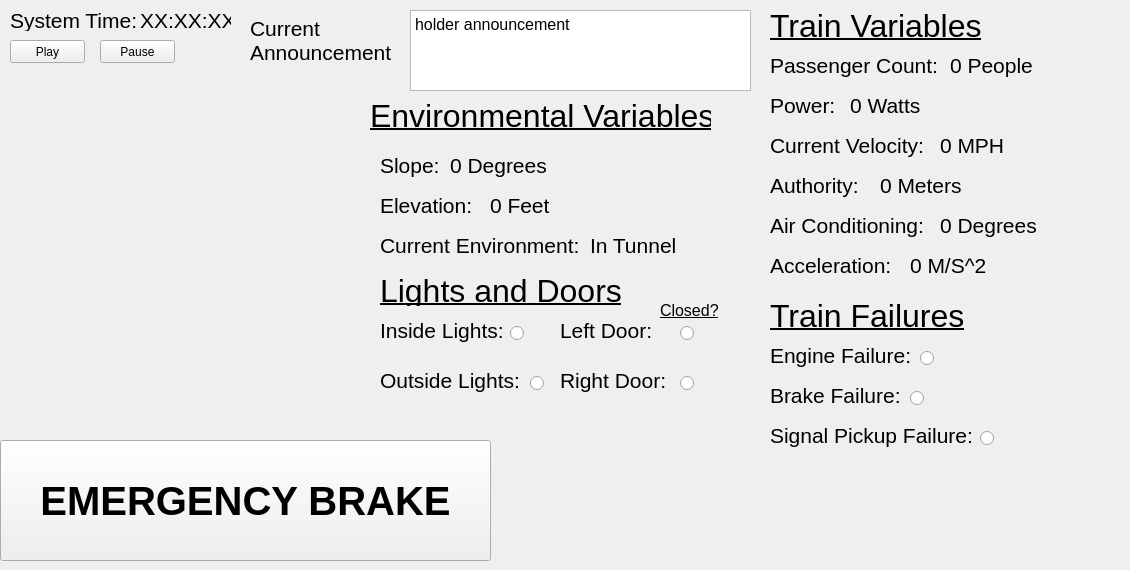
   <widget class="QWidget" name="page_tab">
    <attribute name="title">
     <string>Main Page</string>
    </attribute>
    <widget class="QLabel" name="time_label">
     <property name="geometry">
      <rect>
       <x>10</x>
       <y>10</y>
       <width>131</width>
       <height>21</height>
      </rect>
     </property>
     <property name="font">
      <font>
       <pointsize>16</pointsize>
      </font>
     </property>
     <property name="text">
      <string>System Time: </string>
     </property>
    </widget>
    <widget class="QLabel" name="curr_time">
     <property name="geometry">
      <rect>
       <x>140</x>
       <y>10</y>
       <width>91</width>
       <height>21</height>
      </rect>
     </property>
     <property name="font">
      <font>
       <pointsize>16</pointsize>
      </font>
     </property>
     <property name="text">
      <string>XX:XX:XX</string>
     </property>
    </widget>
    <widget class="QPushButton" name="play_button">
     <property name="geometry">
      <rect>
       <x>10</x>
       <y>40</y>
       <width>75</width>
       <height>23</height>
      </rect>
     </property>
     <property name="text">
      <string>Play</string>
     </property>
    </widget>
    <widget class="QPushButton" name="pause_button">
     <property name="geometry">
      <rect>
       <x>100</x>
       <y>40</y>
       <width>75</width>
       <height>23</height>
      </rect>
     </property>
     <property name="text">
      <string>Pause</string>
     </property>
    </widget>
    <widget class="QLabel" name="announcement_label">
     <property name="geometry">
      <rect>
       <x>250</x>
       <y>10</y>
       <width>141</width>
       <height>61</height>
      </rect>
     </property>
     <property name="font">
      <font>
       <pointsize>16</pointsize>
       <bold>false</bold>
      </font>
     </property>
     <property name="text">
      <string>Current 
Announcement</string>
     </property>
    </widget>
    <widget class="QTextBrowser" name="announcement">
     <property name="geometry">
      <rect>
       <x>410</x>
       <y>10</y>
       <width>341</width>
       <height>81</height>
      </rect>
     </property>
     <property name="html">
      <string>&lt;!DOCTYPE HTML PUBLIC &quot;-//W3C//DTD HTML 4.0//EN&quot; &quot;http://www.w3.org/TR/REC-html40/strict.dtd&quot;&gt;
&lt;html&gt;&lt;head&gt;&lt;meta name=&quot;qrichtext&quot; content=&quot;1&quot; /&gt;&lt;meta charset=&quot;utf-8&quot; /&gt;&lt;style type=&quot;text/css&quot;&gt;
p, li { white-space: pre-wrap; }
hr { height: 1px; border-width: 0; }
li.unchecked::marker { content: &quot;\2610&quot;; }
li.checked::marker { content: &quot;\2612&quot;; }
&lt;/style&gt;&lt;/head&gt;&lt;body style=&quot; font-family:'Segoe UI'; font-size:9pt; font-weight:400; font-style:normal;&quot;&gt;
&lt;p style=&quot; margin-top:0px; margin-bottom:0px; margin-left:0px; margin-right:0px; -qt-block-indent:0; text-indent:0px;&quot;&gt;&lt;span style=&quot; font-family:'MS Shell Dlg 2'; font-size:12pt;&quot;&gt;holder announcement&lt;/span&gt;&lt;/p&gt;&lt;/body&gt;&lt;/html&gt;</string>
     </property>
    </widget>
    <widget class="QLabel" name="authority">
     <property name="geometry">
      <rect>
       <x>880</x>
       <y>170</y>
       <width>171</width>
       <height>31</height>
      </rect>
     </property>
     <property name="font">
      <font>
       <pointsize>16</pointsize>
      </font>
     </property>
     <property name="text">
      <string>0 Meters</string>
     </property>
    </widget>
    <widget class="QLabel" name="current_velocity_label">
     <property name="geometry">
      <rect>
       <x>770</x>
       <y>130</y>
       <width>161</width>
       <height>31</height>
      </rect>
     </property>
     <property name="font">
      <font>
       <pointsize>16</pointsize>
      </font>
     </property>
     <property name="text">
      <string>Current Velocity:</string>
     </property>
    </widget>
    <widget class="QLabel" name="train_vars_title">
     <property name="geometry">
      <rect>
       <x>770</x>
       <y>10</y>
       <width>211</width>
       <height>31</height>
      </rect>
     </property>
     <property name="font">
      <font>
       <pointsize>24</pointsize>
       <underline>true</underline>
      </font>
     </property>
     <property name="text">
      <string>Train Variables</string>
     </property>
    </widget>
    <widget class="QLabel" name="passenger_count">
     <property name="geometry">
      <rect>
       <x>950</x>
       <y>50</y>
       <width>171</width>
       <height>31</height>
      </rect>
     </property>
     <property name="font">
      <font>
       <pointsize>16</pointsize>
      </font>
     </property>
     <property name="text">
      <string>0 People</string>
     </property>
    </widget>
    <widget class="QLabel" name="current_velocity">
     <property name="geometry">
      <rect>
       <x>940</x>
       <y>130</y>
       <width>171</width>
       <height>31</height>
      </rect>
     </property>
     <property name="font">
      <font>
       <pointsize>16</pointsize>
      </font>
     </property>
     <property name="text">
      <string>0 MPH</string>
     </property>
    </widget>
    <widget class="QLabel" name="power">
     <property name="geometry">
      <rect>
       <x>850</x>
       <y>90</y>
       <width>171</width>
       <height>31</height>
      </rect>
     </property>
     <property name="font">
      <font>
       <pointsize>16</pointsize>
      </font>
     </property>
     <property name="text">
      <string>0 Watts</string>
     </property>
    </widget>
    <widget class="QLabel" name="power_label">
     <property name="geometry">
      <rect>
       <x>770</x>
       <y>90</y>
       <width>71</width>
       <height>31</height>
      </rect>
     </property>
     <property name="font">
      <font>
       <pointsize>16</pointsize>
      </font>
     </property>
     <property name="text">
      <string>Power:</string>
     </property>
    </widget>
    <widget class="QLabel" name="authority_label">
     <property name="geometry">
      <rect>
       <x>770</x>
       <y>170</y>
       <width>101</width>
       <height>31</height>
      </rect>
     </property>
     <property name="font">
      <font>
       <pointsize>16</pointsize>
      </font>
     </property>
     <property name="text">
      <string>Authority:</string>
     </property>
    </widget>
    <widget class="QLabel" name="passenger_count_label">
     <property name="geometry">
      <rect>
       <x>770</x>
       <y>50</y>
       <width>171</width>
       <height>31</height>
      </rect>
     </property>
     <property name="font">
      <font>
       <pointsize>16</pointsize>
      </font>
     </property>
     <property name="text">
      <string>Passenger Count: </string>
     </property>
    </widget>
    <widget class="QLabel" name="environment">
     <property name="geometry">
      <rect>
       <x>590</x>
       <y>230</y>
       <width>171</width>
       <height>31</height>
      </rect>
     </property>
     <property name="font">
      <font>
       <pointsize>16</pointsize>
      </font>
     </property>
     <property name="text">
      <string>In Tunnel</string>
     </property>
    </widget>
    <widget class="QLabel" name="curr_environment_label">
     <property name="geometry">
      <rect>
       <x>380</x>
       <y>230</y>
       <width>201</width>
       <height>31</height>
      </rect>
     </property>
     <property name="font">
      <font>
       <pointsize>16</pointsize>
      </font>
     </property>
     <property name="text">
      <string>Current Environment:</string>
     </property>
    </widget>
    <widget class="QLabel" name="slope_label">
     <property name="geometry">
      <rect>
       <x>380</x>
       <y>150</y>
       <width>61</width>
       <height>31</height>
      </rect>
     </property>
     <property name="font">
      <font>
       <pointsize>16</pointsize>
      </font>
     </property>
     <property name="text">
      <string>Slope:</string>
     </property>
    </widget>
    <widget class="QLabel" name="enviromental_vars_title">
     <property name="geometry">
      <rect>
       <x>370</x>
       <y>100</y>
       <width>341</width>
       <height>31</height>
      </rect>
     </property>
     <property name="font">
      <font>
       <pointsize>24</pointsize>
       <underline>true</underline>
      </font>
     </property>
     <property name="text">
      <string>Environmental Variables</string>
     </property>
    </widget>
    <widget class="QLabel" name="slope">
     <property name="geometry">
      <rect>
       <x>450</x>
       <y>150</y>
       <width>171</width>
       <height>31</height>
      </rect>
     </property>
     <property name="font">
      <font>
       <pointsize>16</pointsize>
      </font>
     </property>
     <property name="text">
      <string>0 Degrees</string>
     </property>
    </widget>
    <widget class="QLabel" name="elevation">
     <property name="geometry">
      <rect>
       <x>490</x>
       <y>190</y>
       <width>171</width>
       <height>31</height>
      </rect>
     </property>
     <property name="font">
      <font>
       <pointsize>16</pointsize>
      </font>
     </property>
     <property name="text">
      <string>0 Feet</string>
     </property>
    </widget>
    <widget class="QLabel" name="elevation_label">
     <property name="geometry">
      <rect>
       <x>380</x>
       <y>190</y>
       <width>91</width>
       <height>31</height>
      </rect>
     </property>
     <property name="font">
      <font>
       <pointsize>16</pointsize>
      </font>
     </property>
     <property name="text">
      <string>Elevation:</string>
     </property>
    </widget>
    <widget class="QLabel" name="acceleration">
     <property name="geometry">
      <rect>
       <x>910</x>
       <y>250</y>
       <width>171</width>
       <height>31</height>
      </rect>
     </property>
     <property name="font">
      <font>
       <pointsize>16</pointsize>
      </font>
     </property>
     <property name="text">
      <string>0 M/S^2</string>
     </property>
    </widget>
    <widget class="QLabel" name="air_conditioning">
     <property name="geometry">
      <rect>
       <x>940</x>
       <y>210</y>
       <width>171</width>
       <height>31</height>
      </rect>
     </property>
     <property name="font">
      <font>
       <pointsize>16</pointsize>
      </font>
     </property>
     <property name="text">
      <string>0 Degrees</string>
     </property>
    </widget>
    <widget class="QLabel" name="air_conditioning_label">
     <property name="geometry">
      <rect>
       <x>770</x>
       <y>210</y>
       <width>161</width>
       <height>31</height>
      </rect>
     </property>
     <property name="font">
      <font>
       <pointsize>16</pointsize>
      </font>
     </property>
     <property name="text">
      <string>Air Conditioning:</string>
     </property>
    </widget>
    <widget class="QLabel" name="acceleration_label">
     <property name="geometry">
      <rect>
       <x>770</x>
       <y>250</y>
       <width>121</width>
       <height>31</height>
      </rect>
     </property>
     <property name="font">
      <font>
       <pointsize>16</pointsize>
      </font>
     </property>
     <property name="text">
      <string>Acceleration:</string>
     </property>
    </widget>
    <widget class="QLabel" name="closed_door_text">
     <property name="geometry">
      <rect>
       <x>660</x>
       <y>300</y>
       <width>61</width>
       <height>21</height>
      </rect>
     </property>
     <property name="font">
      <font>
       <pointsize>12</pointsize>
       <underline>true</underline>
      </font>
     </property>
     <property name="text">
      <string>Closed?</string>
     </property>
    </widget>
    <widget class="QLabel" name="left_door_label">
     <property name="geometry">
      <rect>
       <x>560</x>
       <y>315</y>
       <width>111</width>
       <height>31</height>
      </rect>
     </property>
     <property name="font">
      <font>
       <pointsize>16</pointsize>
      </font>
     </property>
     <property name="text">
      <string>Left Door:</string>
     </property>
    </widget>
    <widget class="QRadioButton" name="inside_lights">
     <property name="geometry">
      <rect>
       <x>510</x>
       <y>325</y>
       <width>16</width>
       <height>16</height>
      </rect>
     </property>
     <property name="text">
      <string/>
     </property>
    </widget>
    <widget class="QLabel" name="enviromental_vars_title_2">
     <property name="geometry">
      <rect>
       <x>380</x>
       <y>275</y>
       <width>241</width>
       <height>31</height>
      </rect>
     </property>
     <property name="font">
      <font>
       <pointsize>24</pointsize>
       <underline>true</underline>
      </font>
     </property>
     <property name="text">
      <string>Lights and Doors</string>
     </property>
    </widget>
    <widget class="QRadioButton" name="left_door">
     <property name="geometry">
      <rect>
       <x>680</x>
       <y>325</y>
       <width>16</width>
       <height>16</height>
      </rect>
     </property>
     <property name="text">
      <string/>
     </property>
    </widget>
    <widget class="QLabel" name="right_door_label">
     <property name="geometry">
      <rect>
       <x>560</x>
       <y>365</y>
       <width>111</width>
       <height>31</height>
      </rect>
     </property>
     <property name="font">
      <font>
       <pointsize>16</pointsize>
      </font>
     </property>
     <property name="text">
      <string>Right Door:</string>
     </property>
    </widget>
    <widget class="QLabel" name="outside_light_label">
     <property name="geometry">
      <rect>
       <x>380</x>
       <y>365</y>
       <width>141</width>
       <height>31</height>
      </rect>
     </property>
     <property name="font">
      <font>
       <pointsize>16</pointsize>
      </font>
     </property>
     <property name="text">
      <string>Outside Lights:</string>
     </property>
    </widget>
    <widget class="QLabel" name="inside_light_label">
     <property name="geometry">
      <rect>
       <x>380</x>
       <y>315</y>
       <width>131</width>
       <height>31</height>
      </rect>
     </property>
     <property name="font">
      <font>
       <pointsize>16</pointsize>
      </font>
     </property>
     <property name="text">
      <string>Inside Lights:</string>
     </property>
    </widget>
    <widget class="QRadioButton" name="outside_lights">
     <property name="geometry">
      <rect>
       <x>530</x>
       <y>375</y>
       <width>16</width>
       <height>16</height>
      </rect>
     </property>
     <property name="text">
      <string/>
     </property>
    </widget>
    <widget class="QRadioButton" name="right_door">
     <property name="geometry">
      <rect>
       <x>680</x>
       <y>375</y>
       <width>16</width>
       <height>16</height>
      </rect>
     </property>
     <property name="text">
      <string/>
     </property>
    </widget>
    <widget class="QRadioButton" name="engine_button">
     <property name="geometry">
      <rect>
       <x>920</x>
       <y>350</y>
       <width>16</width>
       <height>16</height>
      </rect>
     </property>
     <property name="text">
      <string/>
     </property>
    </widget>
    <widget class="QLabel" name="brake_failure_label">
     <property name="geometry">
      <rect>
       <x>770</x>
       <y>380</y>
       <width>131</width>
       <height>31</height>
      </rect>
     </property>
     <property name="font">
      <font>
       <pointsize>16</pointsize>
      </font>
     </property>
     <property name="text">
      <string>Brake Failure:</string>
     </property>
    </widget>
    <widget class="QRadioButton" name="brake_button">
     <property name="geometry">
      <rect>
       <x>910</x>
       <y>390</y>
       <width>16</width>
       <height>16</height>
      </rect>
     </property>
     <property name="text">
      <string/>
     </property>
    </widget>
    <widget class="QLabel" name="signal_pickup_failure_title">
     <property name="geometry">
      <rect>
       <x>770</x>
       <y>420</y>
       <width>201</width>
       <height>31</height>
      </rect>
     </property>
     <property name="font">
      <font>
       <pointsize>16</pointsize>
      </font>
     </property>
     <property name="text">
      <string>Signal Pickup Failure:</string>
     </property>
    </widget>
    <widget class="QLabel" name="train_failures_title">
     <property name="geometry">
      <rect>
       <x>770</x>
       <y>300</y>
       <width>201</width>
       <height>31</height>
      </rect>
     </property>
     <property name="font">
      <font>
       <pointsize>24</pointsize>
       <underline>true</underline>
      </font>
     </property>
     <property name="text">
      <string>Train Failures</string>
     </property>
    </widget>
    <widget class="QRadioButton" name="signal_button">
     <property name="geometry">
      <rect>
       <x>980</x>
       <y>430</y>
       <width>16</width>
       <height>16</height>
      </rect>
     </property>
     <property name="text">
      <string/>
     </property>
    </widget>
    <widget class="QLabel" name="engine_failure_label">
     <property name="geometry">
      <rect>
       <x>770</x>
       <y>340</y>
       <width>151</width>
       <height>31</height>
      </rect>
     </property>
     <property name="font">
      <font>
       <pointsize>16</pointsize>
      </font>
     </property>
     <property name="text">
      <string>Engine Failure:</string>
     </property>
    </widget>
    <widget class="QPushButton" name="emergency_brake">
     <property name="geometry">
      <rect>
       <x>0</x>
       <y>440</y>
       <width>491</width>
       <height>121</height>
      </rect>
     </property>
     <property name="font">
      <font>
       <pointsize>30</pointsize>
       <bold>true</bold>
      </font>
     </property>
     <property name="text">
      <string>EMERGENCY BRAKE</string>
     </property>
    </widget>
   </widget>
